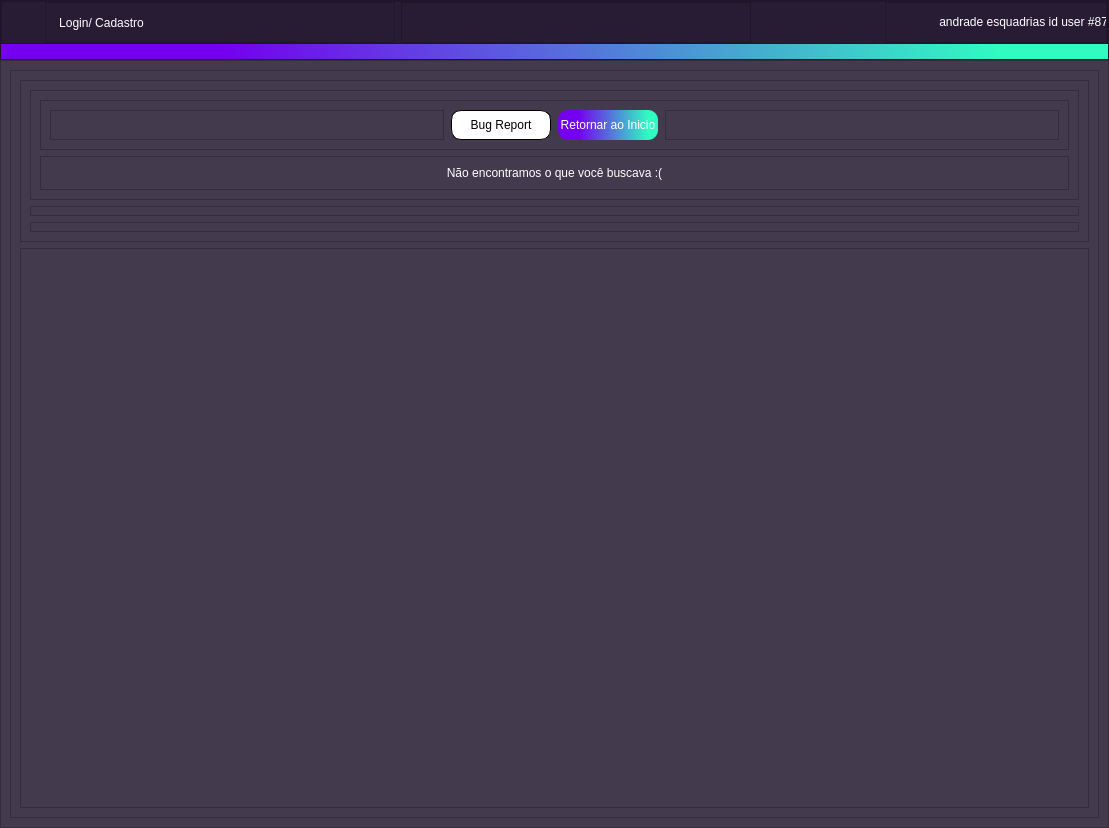
<?xml version="1.0" encoding="UTF-8"?>
<ui version="4.0">
 <class>Form</class>
 <widget class="QWidget" name="Form">
  <property name="geometry">
   <rect>
    <x>0</x>
    <y>0</y>
    <width>1109</width>
    <height>828</height>
   </rect>
  </property>
  <property name="windowTitle">
   <string>404</string>
  </property>
  <property name="windowIcon">
   <iconset resource="../qrc/source.qrc">
    <normaloff>:/iconteste/icons/Ativo 16@2x.png</normaloff>:/iconteste/icons/Ativo 16@2x.png</iconset>
  </property>
  <property name="styleSheet">
   <string notr="true">background-color:#433A4D;
color:white;</string>
  </property>
  <layout class="QVBoxLayout" name="verticalLayout_5">
   <property name="spacing">
    <number>0</number>
   </property>
   <property name="leftMargin">
    <number>0</number>
   </property>
   <property name="topMargin">
    <number>0</number>
   </property>
   <property name="rightMargin">
    <number>0</number>
   </property>
   <property name="bottomMargin">
    <number>0</number>
   </property>
   <item>
    <widget class="QFrame" name="frame_3">
     <property name="minimumSize">
      <size>
       <width>0</width>
       <height>0</height>
      </size>
     </property>
     <property name="maximumSize">
      <size>
       <width>16777215</width>
       <height>60</height>
      </size>
     </property>
     <property name="styleSheet">
      <string notr="true">background-color: #281c35;
color:#fff;</string>
     </property>
     <property name="frameShape">
      <enum>QFrame::StyledPanel</enum>
     </property>
     <property name="frameShadow">
      <enum>QFrame::Raised</enum>
     </property>
     <layout class="QVBoxLayout" name="verticalLayout_3">
      <property name="spacing">
       <number>0</number>
      </property>
      <property name="leftMargin">
       <number>0</number>
      </property>
      <property name="topMargin">
       <number>0</number>
      </property>
      <property name="rightMargin">
       <number>0</number>
      </property>
      <property name="bottomMargin">
       <number>0</number>
      </property>
      <item>
       <widget class="QFrame" name="frame_12">
        <property name="frameShape">
         <enum>QFrame::StyledPanel</enum>
        </property>
        <property name="frameShadow">
         <enum>QFrame::Raised</enum>
        </property>
        <layout class="QHBoxLayout" name="horizontalLayout_3">
         <property name="leftMargin">
          <number>6</number>
         </property>
         <property name="topMargin">
          <number>0</number>
         </property>
         <property name="rightMargin">
          <number>0</number>
         </property>
         <property name="bottomMargin">
          <number>0</number>
         </property>
         <item>
          <widget class="QFrame" name="frame_2">
           <property name="minimumSize">
            <size>
             <width>31</width>
             <height>30</height>
            </size>
           </property>
           <property name="maximumSize">
            <size>
             <width>31</width>
             <height>30</height>
            </size>
           </property>
           <property name="styleSheet">
            <string notr="true">border-image: url(:/iconteste/icons/ba812f4a-b112-4fa5-96d0-dccd574e3a86.jpg);
border-radius:15px;</string>
           </property>
           <property name="frameShape">
            <enum>QFrame::StyledPanel</enum>
           </property>
           <property name="frameShadow">
            <enum>QFrame::Raised</enum>
           </property>
           <layout class="QGridLayout" name="gridLayout_3">
            <property name="leftMargin">
             <number>0</number>
            </property>
            <property name="topMargin">
             <number>0</number>
            </property>
            <property name="rightMargin">
             <number>0</number>
            </property>
            <property name="bottomMargin">
             <number>0</number>
            </property>
            <property name="spacing">
             <number>0</number>
            </property>
           </layout>
          </widget>
         </item>
         <item>
          <widget class="QFrame" name="frame_4">
           <property name="frameShape">
            <enum>QFrame::StyledPanel</enum>
           </property>
           <property name="frameShadow">
            <enum>QFrame::Raised</enum>
           </property>
           <layout class="QVBoxLayout" name="verticalLayout">
            <property name="spacing">
             <number>0</number>
            </property>
            <property name="leftMargin">
             <number>0</number>
            </property>
            <property name="topMargin">
             <number>0</number>
            </property>
            <property name="rightMargin">
             <number>0</number>
            </property>
            <property name="bottomMargin">
             <number>0</number>
            </property>
            <item>
             <widget class="QPushButton" name="Logincadastro">
              <property name="minimumSize">
               <size>
                <width>111</width>
                <height>25</height>
               </size>
              </property>
              <property name="maximumSize">
               <size>
                <width>110</width>
                <height>16777215</height>
               </size>
              </property>
              <property name="styleSheet">
               <string notr="true">QPushButton{
border:0px;
border-radius:12px;
}
QPushButton::hover
{

background-color:#403749

}
QPushButton::pressed
{
border-style: outset;
border-width: 3px;
border-color: #30fcc2;
background-color:625f66
}
</string>
              </property>
              <property name="text">
               <string>Login/ Cadastro</string>
              </property>
              <property name="icon">
               <iconset resource="../qrc/source.qrc">
                <normaloff>:/iconteste/icons/user.png</normaloff>:/iconteste/icons/user.png</iconset>
              </property>
             </widget>
            </item>
           </layout>
          </widget>
         </item>
         <item>
          <widget class="QFrame" name="frame_5">
           <property name="frameShape">
            <enum>QFrame::StyledPanel</enum>
           </property>
           <property name="frameShadow">
            <enum>QFrame::Raised</enum>
           </property>
          </widget>
         </item>
         <item alignment="Qt::AlignRight">
          <widget class="QFrame" name="frame_13">
           <property name="frameShape">
            <enum>QFrame::StyledPanel</enum>
           </property>
           <property name="frameShadow">
            <enum>QFrame::Raised</enum>
           </property>
           <layout class="QHBoxLayout" name="horizontalLayout">
            <property name="spacing">
             <number>0</number>
            </property>
            <property name="leftMargin">
             <number>20</number>
            </property>
            <property name="topMargin">
             <number>0</number>
            </property>
            <property name="rightMargin">
             <number>0</number>
            </property>
            <property name="bottomMargin">
             <number>0</number>
            </property>
            <item>
             <widget class="QLabel" name="label_2">
              <property name="minimumSize">
               <size>
                <width>200</width>
                <height>0</height>
               </size>
              </property>
              <property name="maximumSize">
               <size>
                <width>200</width>
                <height>30</height>
               </size>
              </property>
              <property name="text">
               <string>          andrade esquadrias id user #8774</string>
              </property>
             </widget>
            </item>
           </layout>
          </widget>
         </item>
        </layout>
       </widget>
      </item>
      <item>
       <widget class="QLabel" name="label_24">
        <property name="minimumSize">
         <size>
          <width>0</width>
          <height>15</height>
         </size>
        </property>
        <property name="maximumSize">
         <size>
          <width>16777215</width>
          <height>15</height>
         </size>
        </property>
        <property name="styleSheet">
         <string notr="true">background-color: qlineargradient(spread:pad, x1:0.0227727, y1:0.557, x2:1, y2:0.551, stop:0.181818 rgba(116, 0, 239, 255), stop:0.903409 rgba(48, 252, 194, 255));</string>
        </property>
        <property name="text">
         <string/>
        </property>
       </widget>
      </item>
     </layout>
    </widget>
   </item>
   <item>
    <widget class="QFrame" name="frame_11">
     <property name="frameShape">
      <enum>QFrame::StyledPanel</enum>
     </property>
     <property name="frameShadow">
      <enum>QFrame::Raised</enum>
     </property>
     <layout class="QGridLayout" name="gridLayout">
      <item row="0" column="0">
       <widget class="QFrame" name="frame_8">
        <property name="frameShape">
         <enum>QFrame::StyledPanel</enum>
        </property>
        <property name="frameShadow">
         <enum>QFrame::Raised</enum>
        </property>
        <layout class="QVBoxLayout" name="verticalLayout_4">
         <item>
          <widget class="QFrame" name="frame_22">
           <property name="frameShape">
            <enum>QFrame::StyledPanel</enum>
           </property>
           <property name="frameShadow">
            <enum>QFrame::Raised</enum>
           </property>
           <layout class="QVBoxLayout" name="verticalLayout_7">
            <property name="spacing">
             <number>6</number>
            </property>
            <item>
             <widget class="QFrame" name="frame_6">
              <property name="frameShape">
               <enum>QFrame::StyledPanel</enum>
              </property>
              <property name="frameShadow">
               <enum>QFrame::Raised</enum>
              </property>
              <layout class="QVBoxLayout" name="verticalLayout_8">
               <item>
                <widget class="QFrame" name="frame_23">
                 <property name="frameShape">
                  <enum>QFrame::StyledPanel</enum>
                 </property>
                 <property name="frameShadow">
                  <enum>QFrame::Raised</enum>
                 </property>
                 <layout class="QHBoxLayout" name="horizontalLayout_9">
                  <property name="spacing">
                   <number>7</number>
                  </property>
                  <item>
                   <widget class="QFrame" name="frame_14">
                    <property name="frameShape">
                     <enum>QFrame::StyledPanel</enum>
                    </property>
                    <property name="frameShadow">
                     <enum>QFrame::Raised</enum>
                    </property>
                   </widget>
                  </item>
                  <item>
                   <widget class="QPushButton" name="pushButton_7">
                    <property name="minimumSize">
                     <size>
                      <width>100</width>
                      <height>30</height>
                     </size>
                    </property>
                    <property name="maximumSize">
                     <size>
                      <width>100</width>
                      <height>30</height>
                     </size>
                    </property>
                    <property name="styleSheet">
                     <string notr="true">
QPushButton{
border: 1px solid black;
border-radius: 10px;
background-color: white;
color:black;

}
QPushButton::hover
{


border-width: 2px;

border-color: black;

}
QPushButton::pressed
{
border-style: outset;
border-width: 3px;
border-color: #281c35;
}
</string>
                    </property>
                    <property name="text">
                     <string>Bug Report</string>
                    </property>
                   </widget>
                  </item>
                  <item>
                   <widget class="QPushButton" name="pushButton_8">
                    <property name="minimumSize">
                     <size>
                      <width>100</width>
                      <height>30</height>
                     </size>
                    </property>
                    <property name="maximumSize">
                     <size>
                      <width>100</width>
                      <height>30</height>
                     </size>
                    </property>
                    <property name="styleSheet">
                     <string notr="true">


QPushButton{
border:1px;
background-color: qlineargradient(spread:pad, x1:0.0227727, y1:0.557, x2:1, y2:0.551, stop:0.181818 rgba(116, 0, 239, 255), stop:0.903409 rgba(48, 252, 194, 255));
border-radius:10px;
}
QPushButton::hover
{


border-width: 2px;

border-color: black;

}
QPushButton::pressed
{
border-style: outset;
border-width: 3px;
border-color: #30fcc2;
}
</string>
                    </property>
                    <property name="text">
                     <string>Retornar ao Inicio</string>
                    </property>
                   </widget>
                  </item>
                  <item>
                   <widget class="QFrame" name="frame_15">
                    <property name="frameShape">
                     <enum>QFrame::StyledPanel</enum>
                    </property>
                    <property name="frameShadow">
                     <enum>QFrame::Raised</enum>
                    </property>
                   </widget>
                  </item>
                 </layout>
                </widget>
               </item>
               <item>
                <widget class="QFrame" name="frame_7">
                 <property name="frameShape">
                  <enum>QFrame::StyledPanel</enum>
                 </property>
                 <property name="frameShadow">
                  <enum>QFrame::Raised</enum>
                 </property>
                 <layout class="QVBoxLayout" name="verticalLayout_6">
                  <item>
                   <widget class="QLabel" name="label_5">
                    <property name="styleSheet">
                     <string notr="true">font: 16pt &quot;MS Shell Dlg 2&quot;;</string>
                    </property>
                    <property name="text">
                     <string>Não encontramos o que você buscava :(</string>
                    </property>
                    <property name="alignment">
                     <set>Qt::AlignCenter</set>
                    </property>
                   </widget>
                  </item>
                 </layout>
                </widget>
               </item>
              </layout>
             </widget>
            </item>
            <item>
             <widget class="QFrame" name="frame_10">
              <property name="frameShape">
               <enum>QFrame::StyledPanel</enum>
              </property>
              <property name="frameShadow">
               <enum>QFrame::Raised</enum>
              </property>
             </widget>
            </item>
            <item>
             <widget class="QFrame" name="frame_9">
              <property name="frameShape">
               <enum>QFrame::StyledPanel</enum>
              </property>
              <property name="frameShadow">
               <enum>QFrame::Raised</enum>
              </property>
             </widget>
            </item>
           </layout>
          </widget>
         </item>
         <item>
          <widget class="QFrame" name="frame">
           <property name="frameShape">
            <enum>QFrame::StyledPanel</enum>
           </property>
           <property name="frameShadow">
            <enum>QFrame::Raised</enum>
           </property>
           <layout class="QVBoxLayout" name="verticalLayout_2">
            <property name="bottomMargin">
             <number>199</number>
            </property>
            <item>
             <widget class="QLabel" name="label_4">
              <property name="minimumSize">
               <size>
                <width>550</width>
                <height>350</height>
               </size>
              </property>
              <property name="styleSheet">
               <string notr="true">image: url(:/iconteste/icons/404.png);</string>
              </property>
              <property name="text">
               <string/>
              </property>
             </widget>
            </item>
           </layout>
          </widget>
         </item>
        </layout>
       </widget>
      </item>
     </layout>
    </widget>
   </item>
  </layout>
 </widget>
 <resources>
  <include location="../qrc/source.qrc"/>
 </resources>
 <connections/>
</ui>
